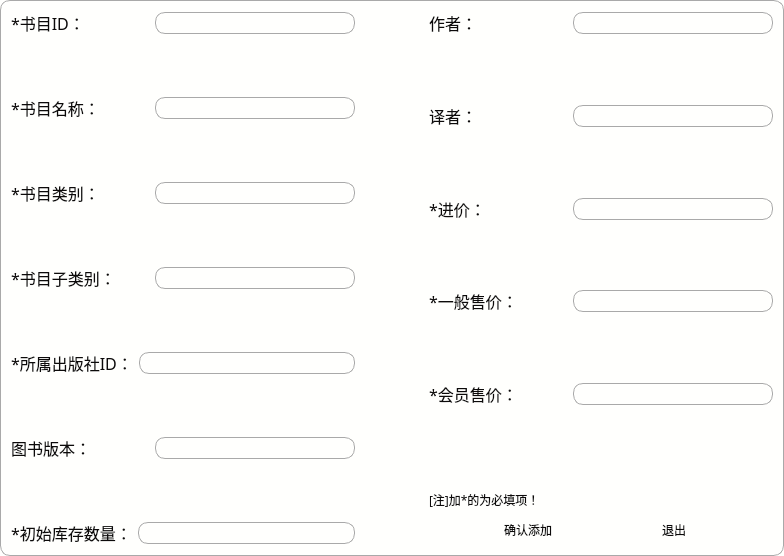
<?xml version="1.0" encoding="UTF-8"?>
<ui version="4.0">
 <class>Bookadd</class>
 <widget class="QDialog" name="Bookadd">
  <property name="geometry">
   <rect>
    <x>0</x>
    <y>0</y>
    <width>784</width>
    <height>556</height>
   </rect>
  </property>
  <property name="windowTitle">
   <string>Dialog</string>
  </property>
  <property name="styleSheet">
   <string notr="true">QPushButton:hover{
        color:red
        }
QLineEdit{
        border:1px solid gray;;
        border-radius:10px;
        padding:2px 4px;
}
QWidget{
        color:#0c0a0a;
        background:rgb(255, 255, 253);
        border-top:1px solid darkGray;
        border-bottom:1px solid darkGray;
        border-right:1px solid darkGray;
        border-left:1px solid darkGray;
        border-top-left-radius:10px;
        border-top-right-radius:10px;
        border-bottom-right-radius:10px;
        border-bottom-left-radius:10px;
    }
QLabel{
        border:none;}

QPushButton{border:none
           }</string>
  </property>
  <layout class="QHBoxLayout" name="horizontalLayout_14" stretch="5,1,5">
   <item>
    <layout class="QVBoxLayout" name="verticalLayout">
     <item>
      <layout class="QHBoxLayout" name="horizontalLayout">
       <item>
        <widget class="QLabel" name="label">
         <property name="font">
          <font>
           <family>SimSun-ExtB</family>
           <pointsize>12</pointsize>
          </font>
         </property>
         <property name="text">
          <string>*书目ID：</string>
         </property>
        </widget>
       </item>
       <item>
        <widget class="QLineEdit" name="lineEdit_id">
         <property name="maximumSize">
          <size>
           <width>200</width>
           <height>16777215</height>
          </size>
         </property>
        </widget>
       </item>
      </layout>
     </item>
     <item>
      <spacer name="verticalSpacer_6">
       <property name="orientation">
        <enum>Qt::Vertical</enum>
       </property>
       <property name="sizeHint" stdset="0">
        <size>
         <width>20</width>
         <height>40</height>
        </size>
       </property>
      </spacer>
     </item>
     <item>
      <layout class="QHBoxLayout" name="horizontalLayout_2">
       <item>
        <widget class="QLabel" name="label_2">
         <property name="font">
          <font>
           <family>SimSun-ExtB</family>
           <pointsize>12</pointsize>
          </font>
         </property>
         <property name="text">
          <string>*书目名称：</string>
         </property>
        </widget>
       </item>
       <item>
        <widget class="QLineEdit" name="lineEdit_name">
         <property name="minimumSize">
          <size>
           <width>200</width>
           <height>0</height>
          </size>
         </property>
         <property name="maximumSize">
          <size>
           <width>200</width>
           <height>16777215</height>
          </size>
         </property>
        </widget>
       </item>
      </layout>
     </item>
     <item>
      <spacer name="verticalSpacer_5">
       <property name="orientation">
        <enum>Qt::Vertical</enum>
       </property>
       <property name="sizeHint" stdset="0">
        <size>
         <width>20</width>
         <height>40</height>
        </size>
       </property>
      </spacer>
     </item>
     <item>
      <layout class="QHBoxLayout" name="horizontalLayout_3">
       <item>
        <widget class="QLabel" name="label_3">
         <property name="font">
          <font>
           <family>SimSun-ExtB</family>
           <pointsize>12</pointsize>
          </font>
         </property>
         <property name="text">
          <string>*书目类别：</string>
         </property>
        </widget>
       </item>
       <item>
        <widget class="QLineEdit" name="lineEdit_class">
         <property name="minimumSize">
          <size>
           <width>200</width>
           <height>0</height>
          </size>
         </property>
         <property name="maximumSize">
          <size>
           <width>200</width>
           <height>16777215</height>
          </size>
         </property>
        </widget>
       </item>
      </layout>
     </item>
     <item>
      <spacer name="verticalSpacer_4">
       <property name="orientation">
        <enum>Qt::Vertical</enum>
       </property>
       <property name="sizeHint" stdset="0">
        <size>
         <width>20</width>
         <height>40</height>
        </size>
       </property>
      </spacer>
     </item>
     <item>
      <layout class="QHBoxLayout" name="horizontalLayout_4">
       <item>
        <widget class="QLabel" name="label_4">
         <property name="font">
          <font>
           <family>SimSun-ExtB</family>
           <pointsize>12</pointsize>
          </font>
         </property>
         <property name="text">
          <string>*书目子类别：</string>
         </property>
        </widget>
       </item>
       <item>
        <widget class="QLineEdit" name="lineEdit_subcls">
         <property name="minimumSize">
          <size>
           <width>200</width>
           <height>0</height>
          </size>
         </property>
         <property name="maximumSize">
          <size>
           <width>200</width>
           <height>16777215</height>
          </size>
         </property>
        </widget>
       </item>
      </layout>
     </item>
     <item>
      <spacer name="verticalSpacer_3">
       <property name="orientation">
        <enum>Qt::Vertical</enum>
       </property>
       <property name="sizeHint" stdset="0">
        <size>
         <width>20</width>
         <height>40</height>
        </size>
       </property>
      </spacer>
     </item>
     <item>
      <layout class="QHBoxLayout" name="horizontalLayout_5">
       <item>
        <widget class="QLabel" name="label_5">
         <property name="font">
          <font>
           <family>SimSun-ExtB</family>
           <pointsize>12</pointsize>
          </font>
         </property>
         <property name="text">
          <string>*所属出版社ID：</string>
         </property>
        </widget>
       </item>
       <item>
        <widget class="QLineEdit" name="lineEdit_preid"/>
       </item>
      </layout>
     </item>
     <item>
      <spacer name="verticalSpacer_2">
       <property name="orientation">
        <enum>Qt::Vertical</enum>
       </property>
       <property name="sizeHint" stdset="0">
        <size>
         <width>20</width>
         <height>40</height>
        </size>
       </property>
      </spacer>
     </item>
     <item>
      <layout class="QHBoxLayout" name="horizontalLayout_6">
       <item>
        <widget class="QLabel" name="label_6">
         <property name="font">
          <font>
           <family>SimSun-ExtB</family>
           <pointsize>12</pointsize>
          </font>
         </property>
         <property name="text">
          <string>图书版本：</string>
         </property>
        </widget>
       </item>
       <item>
        <widget class="QLineEdit" name="lineEdit_vers">
         <property name="maximumSize">
          <size>
           <width>200</width>
           <height>16777215</height>
          </size>
         </property>
         <property name="styleSheet">
          <string notr="true"/>
         </property>
        </widget>
       </item>
      </layout>
     </item>
     <item>
      <spacer name="verticalSpacer">
       <property name="orientation">
        <enum>Qt::Vertical</enum>
       </property>
       <property name="sizeHint" stdset="0">
        <size>
         <width>20</width>
         <height>40</height>
        </size>
       </property>
      </spacer>
     </item>
     <item>
      <layout class="QHBoxLayout" name="horizontalLayout_7">
       <item>
        <widget class="QLabel" name="label_7">
         <property name="font">
          <font>
           <family>SimSun-ExtB</family>
           <pointsize>12</pointsize>
          </font>
         </property>
         <property name="text">
          <string>*初始库存数量：</string>
         </property>
        </widget>
       </item>
       <item>
        <widget class="QLineEdit" name="lineEdit_num"/>
       </item>
      </layout>
     </item>
    </layout>
   </item>
   <item>
    <spacer name="horizontalSpacer_4">
     <property name="orientation">
      <enum>Qt::Horizontal</enum>
     </property>
     <property name="sizeHint" stdset="0">
      <size>
       <width>65</width>
       <height>20</height>
      </size>
     </property>
    </spacer>
   </item>
   <item>
    <layout class="QVBoxLayout" name="verticalLayout_3" stretch="5,1,0,1">
     <item>
      <layout class="QVBoxLayout" name="verticalLayout_2">
       <item>
        <layout class="QHBoxLayout" name="horizontalLayout_8">
         <item>
          <widget class="QLabel" name="label_11">
           <property name="font">
            <font>
             <family>SimSun-ExtB</family>
             <pointsize>12</pointsize>
            </font>
           </property>
           <property name="text">
            <string>作者：</string>
           </property>
          </widget>
         </item>
         <item>
          <widget class="QLineEdit" name="lineEdit_au">
           <property name="maximumSize">
            <size>
             <width>200</width>
             <height>16777215</height>
            </size>
           </property>
          </widget>
         </item>
        </layout>
       </item>
       <item>
        <spacer name="verticalSpacer_10">
         <property name="orientation">
          <enum>Qt::Vertical</enum>
         </property>
         <property name="sizeHint" stdset="0">
          <size>
           <width>20</width>
           <height>40</height>
          </size>
         </property>
        </spacer>
       </item>
       <item>
        <layout class="QHBoxLayout" name="horizontalLayout_9">
         <item>
          <widget class="QLabel" name="label_12">
           <property name="font">
            <font>
             <family>SimSun-ExtB</family>
             <pointsize>12</pointsize>
            </font>
           </property>
           <property name="text">
            <string>译者：</string>
           </property>
          </widget>
         </item>
         <item>
          <widget class="QLineEdit" name="lineEdit_tran">
           <property name="maximumSize">
            <size>
             <width>200</width>
             <height>16777215</height>
            </size>
           </property>
          </widget>
         </item>
        </layout>
       </item>
       <item>
        <spacer name="verticalSpacer_9">
         <property name="orientation">
          <enum>Qt::Vertical</enum>
         </property>
         <property name="sizeHint" stdset="0">
          <size>
           <width>20</width>
           <height>40</height>
          </size>
         </property>
        </spacer>
       </item>
       <item>
        <layout class="QHBoxLayout" name="horizontalLayout_10">
         <item>
          <widget class="QLabel" name="label_8">
           <property name="font">
            <font>
             <family>SimSun-ExtB</family>
             <pointsize>12</pointsize>
            </font>
           </property>
           <property name="text">
            <string>*进价：</string>
           </property>
          </widget>
         </item>
         <item>
          <widget class="QLineEdit" name="lineEdit_pur">
           <property name="maximumSize">
            <size>
             <width>200</width>
             <height>16777215</height>
            </size>
           </property>
          </widget>
         </item>
        </layout>
       </item>
       <item>
        <spacer name="verticalSpacer_8">
         <property name="orientation">
          <enum>Qt::Vertical</enum>
         </property>
         <property name="sizeHint" stdset="0">
          <size>
           <width>20</width>
           <height>40</height>
          </size>
         </property>
        </spacer>
       </item>
       <item>
        <layout class="QHBoxLayout" name="horizontalLayout_11">
         <item>
          <widget class="QLabel" name="label_9">
           <property name="font">
            <font>
             <family>SimSun-ExtB</family>
             <pointsize>12</pointsize>
            </font>
           </property>
           <property name="text">
            <string>*一般售价：</string>
           </property>
          </widget>
         </item>
         <item>
          <widget class="QLineEdit" name="lineEdit_sta">
           <property name="maximumSize">
            <size>
             <width>200</width>
             <height>16777215</height>
            </size>
           </property>
          </widget>
         </item>
        </layout>
       </item>
       <item>
        <spacer name="verticalSpacer_7">
         <property name="orientation">
          <enum>Qt::Vertical</enum>
         </property>
         <property name="sizeHint" stdset="0">
          <size>
           <width>20</width>
           <height>40</height>
          </size>
         </property>
        </spacer>
       </item>
       <item>
        <layout class="QHBoxLayout" name="horizontalLayout_12">
         <item>
          <widget class="QLabel" name="label_10">
           <property name="font">
            <font>
             <family>SimSun-ExtB</family>
             <pointsize>12</pointsize>
            </font>
           </property>
           <property name="text">
            <string>*会员售价：</string>
           </property>
          </widget>
         </item>
         <item>
          <widget class="QLineEdit" name="lineEdit_vip">
           <property name="maximumSize">
            <size>
             <width>200</width>
             <height>16777215</height>
            </size>
           </property>
          </widget>
         </item>
        </layout>
       </item>
      </layout>
     </item>
     <item>
      <spacer name="verticalSpacer_11">
       <property name="orientation">
        <enum>Qt::Vertical</enum>
       </property>
       <property name="sizeHint" stdset="0">
        <size>
         <width>20</width>
         <height>40</height>
        </size>
       </property>
      </spacer>
     </item>
     <item>
      <widget class="QLabel" name="label_13">
       <property name="font">
        <font>
         <family>SimSun-ExtB</family>
         <pointsize>9</pointsize>
        </font>
       </property>
       <property name="text">
        <string>[注]加*的为必填项！</string>
       </property>
      </widget>
     </item>
     <item>
      <layout class="QHBoxLayout" name="horizontalLayout_13">
       <item>
        <spacer name="horizontalSpacer">
         <property name="orientation">
          <enum>Qt::Horizontal</enum>
         </property>
         <property name="sizeHint" stdset="0">
          <size>
           <width>40</width>
           <height>20</height>
          </size>
         </property>
        </spacer>
       </item>
       <item>
        <widget class="QPushButton" name="pushButton">
         <property name="minimumSize">
          <size>
           <width>80</width>
           <height>30</height>
          </size>
         </property>
         <property name="text">
          <string>确认添加</string>
         </property>
        </widget>
       </item>
       <item>
        <spacer name="horizontalSpacer_2">
         <property name="orientation">
          <enum>Qt::Horizontal</enum>
         </property>
         <property name="sizeHint" stdset="0">
          <size>
           <width>40</width>
           <height>20</height>
          </size>
         </property>
        </spacer>
       </item>
       <item>
        <widget class="QPushButton" name="pushButton_2">
         <property name="minimumSize">
          <size>
           <width>80</width>
           <height>30</height>
          </size>
         </property>
         <property name="text">
          <string>退出</string>
         </property>
        </widget>
       </item>
       <item>
        <spacer name="horizontalSpacer_3">
         <property name="orientation">
          <enum>Qt::Horizontal</enum>
         </property>
         <property name="sizeHint" stdset="0">
          <size>
           <width>40</width>
           <height>20</height>
          </size>
         </property>
        </spacer>
       </item>
      </layout>
     </item>
    </layout>
   </item>
  </layout>
 </widget>
 <resources/>
 <connections>
  <connection>
   <sender>pushButton_2</sender>
   <signal>clicked()</signal>
   <receiver>Bookadd</receiver>
   <slot>close()</slot>
   <hints>
    <hint type="sourcelabel">
     <x>693</x>
     <y>495</y>
    </hint>
    <hint type="destinationlabel">
     <x>629</x>
     <y>438</y>
    </hint>
   </hints>
  </connection>
 </connections>
</ui>
